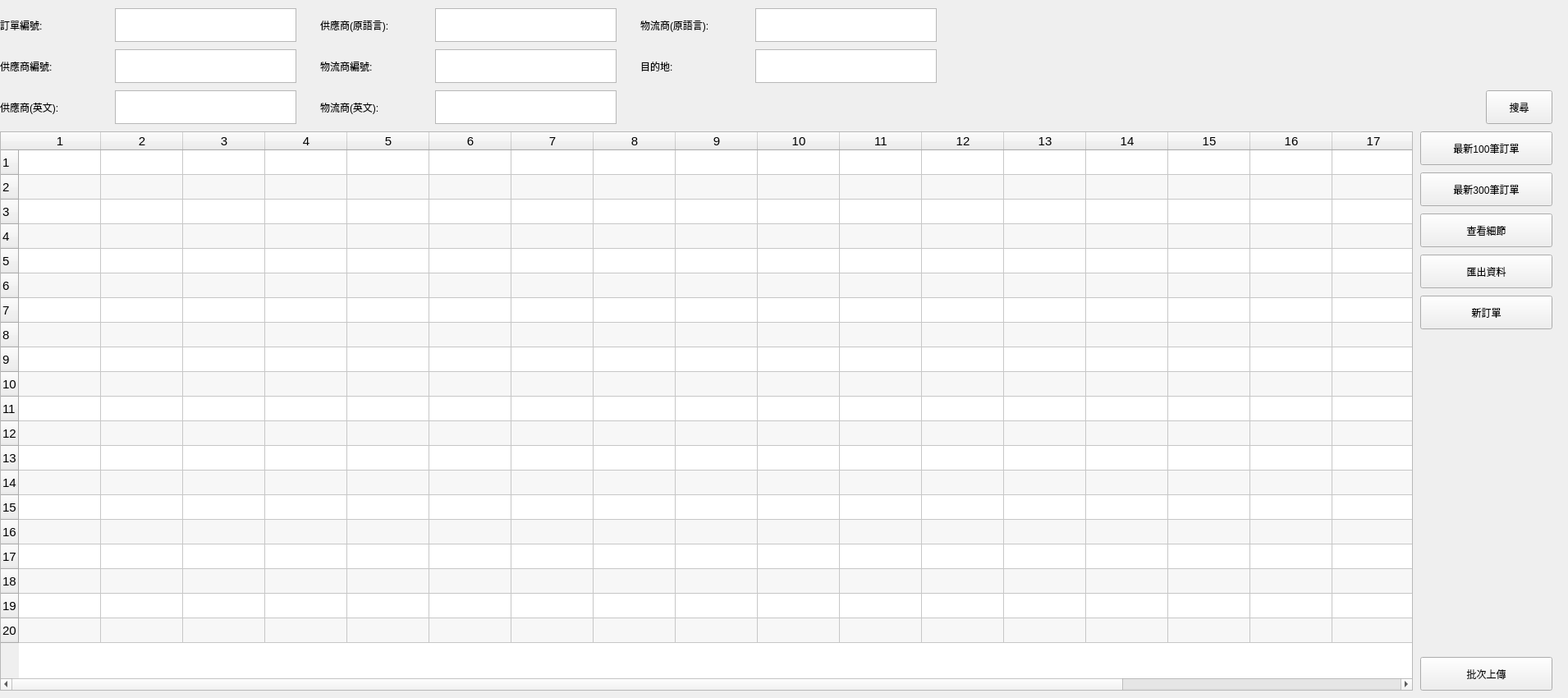
    <widget class="QWidget" name="tab_orderManagement">
     <property name="sizePolicy">
      <sizepolicy hsizetype="Fixed" vsizetype="Fixed">
       <horstretch>0</horstretch>
       <verstretch>0</verstretch>
      </sizepolicy>
     </property>
     <property name="minimumSize">
      <size>
       <width>1910</width>
       <height>850</height>
      </size>
     </property>
     <attribute name="title">
      <string>供應商訂單管理</string>
     </attribute>
     <widget class="QLabel" name="order_label_vendorOL">
      <property name="geometry">
       <rect>
        <x>780</x>
        <y>10</y>
        <width>141</width>
        <height>41</height>
       </rect>
      </property>
      <property name="lineWidth">
       <number>0</number>
      </property>
      <property name="text">
       <string>物流商(原語言):</string>
      </property>
      <property name="textFormat">
       <enum>Qt::PlainText</enum>
      </property>
     </widget>
     <widget class="QLabel" name="order_label_destination">
      <property name="geometry">
       <rect>
        <x>780</x>
        <y>60</y>
        <width>111</width>
        <height>41</height>
       </rect>
      </property>
      <property name="lineWidth">
       <number>0</number>
      </property>
      <property name="text">
       <string>目的地:</string>
      </property>
      <property name="textFormat">
       <enum>Qt::PlainText</enum>
      </property>
     </widget>
     <widget class="QPushButton" name="order_pushButton_search">
      <property name="geometry">
       <rect>
        <x>1810</x>
        <y>110</y>
        <width>81</width>
        <height>41</height>
       </rect>
      </property>
      <property name="text">
       <string>搜尋</string>
      </property>
     </widget>
     <widget class="QLabel" name="order_label_suppierEN">
      <property name="geometry">
       <rect>
        <x>0</x>
        <y>110</y>
        <width>131</width>
        <height>41</height>
       </rect>
      </property>
      <property name="lineWidth">
       <number>0</number>
      </property>
      <property name="text">
       <string>供應商(英文):</string>
      </property>
      <property name="textFormat">
       <enum>Qt::PlainText</enum>
      </property>
     </widget>
     <widget class="QLabel" name="order_label_supplierOL">
      <property name="geometry">
       <rect>
        <x>390</x>
        <y>10</y>
        <width>141</width>
        <height>41</height>
       </rect>
      </property>
      <property name="lineWidth">
       <number>0</number>
      </property>
      <property name="text">
       <string>供應商(原語言):</string>
      </property>
      <property name="textFormat">
       <enum>Qt::PlainText</enum>
      </property>
     </widget>
     <widget class="QLabel" name="order_label_vendorID">
      <property name="geometry">
       <rect>
        <x>390</x>
        <y>60</y>
        <width>121</width>
        <height>41</height>
       </rect>
      </property>
      <property name="lineWidth">
       <number>0</number>
      </property>
      <property name="text">
       <string>物流商編號:</string>
      </property>
      <property name="textFormat">
       <enum>Qt::PlainText</enum>
      </property>
     </widget>
     <widget class="QLabel" name="order_label_supplierID">
      <property name="geometry">
       <rect>
        <x>0</x>
        <y>60</y>
        <width>111</width>
        <height>41</height>
       </rect>
      </property>
      <property name="lineWidth">
       <number>0</number>
      </property>
      <property name="text">
       <string>供應商編號:</string>
      </property>
      <property name="textFormat">
       <enum>Qt::PlainText</enum>
      </property>
     </widget>
     <widget class="QLabel" name="order_label_orderID">
      <property name="geometry">
       <rect>
        <x>0</x>
        <y>10</y>
        <width>111</width>
        <height>41</height>
       </rect>
      </property>
      <property name="lineWidth">
       <number>0</number>
      </property>
      <property name="text">
       <string>訂單編號:</string>
      </property>
      <property name="textFormat">
       <enum>Qt::PlainText</enum>
      </property>
     </widget>
     <widget class="QTableWidget" name="order_tableWidget_display">
      <property name="geometry">
       <rect>
        <x>0</x>
        <y>160</y>
        <width>1721</width>
        <height>681</height>
       </rect>
      </property>
      <property name="font">
       <font>
        <pointsize>11</pointsize>
       </font>
      </property>
      <property name="alternatingRowColors">
       <bool>true</bool>
      </property>
      <property name="selectionBehavior">
       <enum>QAbstractItemView::SelectRows</enum>
      </property>
      <property name="rowCount">
       <number>20</number>
      </property>
      <property name="columnCount">
       <number>20</number>
      </property>
      <attribute name="horizontalHeaderShowSortIndicator" stdset="0">
       <bool>true</bool>
      </attribute>
      <attribute name="verticalHeaderDefaultSectionSize">
       <number>30</number>
      </attribute>
      <attribute name="verticalHeaderMinimumSectionSize">
       <number>30</number>
      </attribute>
      <row/>
      <row/>
      <row/>
      <row/>
      <row/>
      <row/>
      <row/>
      <row/>
      <row/>
      <row/>
      <row/>
      <row/>
      <row/>
      <row/>
      <row/>
      <row/>
      <row/>
      <row/>
      <row/>
      <row/>
      <column/>
      <column/>
      <column/>
      <column/>
      <column/>
      <column/>
      <column/>
      <column/>
      <column/>
      <column/>
      <column/>
      <column/>
      <column/>
      <column/>
      <column/>
      <column/>
      <column/>
      <column/>
      <column/>
      <column/>
     </widget>
     <widget class="QPushButton" name="order_pushButton_last300orders">
      <property name="geometry">
       <rect>
        <x>1730</x>
        <y>210</y>
        <width>161</width>
        <height>41</height>
       </rect>
      </property>
      <property name="text">
       <string>最新300筆訂單</string>
      </property>
     </widget>
     <widget class="QPushButton" name="order_pushButton_last100orders">
      <property name="geometry">
       <rect>
        <x>1730</x>
        <y>160</y>
        <width>161</width>
        <height>41</height>
       </rect>
      </property>
      <property name="text">
       <string>最新100筆訂單</string>
      </property>
     </widget>
     <widget class="QPushButton" name="order_pushButton_batchUpload">
      <property name="geometry">
       <rect>
        <x>1730</x>
        <y>800</y>
        <width>161</width>
        <height>41</height>
       </rect>
      </property>
      <property name="text">
       <string>批次上傳</string>
      </property>
     </widget>
     <widget class="QTextEdit" name="order_textEdit_vendorOL">
      <property name="geometry">
       <rect>
        <x>920</x>
        <y>10</y>
        <width>221</width>
        <height>41</height>
       </rect>
      </property>
     </widget>
     <widget class="QTextEdit" name="order_textEdit_orderID">
      <property name="geometry">
       <rect>
        <x>140</x>
        <y>10</y>
        <width>221</width>
        <height>41</height>
       </rect>
      </property>
     </widget>
     <widget class="QTextEdit" name="order_textEdit_vendorID">
      <property name="geometry">
       <rect>
        <x>530</x>
        <y>60</y>
        <width>221</width>
        <height>41</height>
       </rect>
      </property>
     </widget>
     <widget class="QTextEdit" name="order_textEdit_supplierID">
      <property name="geometry">
       <rect>
        <x>140</x>
        <y>60</y>
        <width>221</width>
        <height>41</height>
       </rect>
      </property>
     </widget>
     <widget class="QTextEdit" name="order_textEdit_supplierOL">
      <property name="geometry">
       <rect>
        <x>530</x>
        <y>10</y>
        <width>221</width>
        <height>41</height>
       </rect>
      </property>
     </widget>
     <widget class="QTextEdit" name="order_textEdit_supplierEN">
      <property name="geometry">
       <rect>
        <x>140</x>
        <y>110</y>
        <width>221</width>
        <height>41</height>
       </rect>
      </property>
     </widget>
     <widget class="QTextEdit" name="order_textEdit_destination">
      <property name="geometry">
       <rect>
        <x>920</x>
        <y>60</y>
        <width>221</width>
        <height>41</height>
       </rect>
      </property>
     </widget>
     <widget class="QPushButton" name="order_pushButton_newOrder">
      <property name="geometry">
       <rect>
        <x>1730</x>
        <y>360</y>
        <width>161</width>
        <height>41</height>
       </rect>
      </property>
      <property name="text">
       <string>新訂單</string>
      </property>
     </widget>
     <widget class="QPushButton" name="order_pushButton_viewDetails">
      <property name="geometry">
       <rect>
        <x>1730</x>
        <y>260</y>
        <width>161</width>
        <height>41</height>
       </rect>
      </property>
      <property name="text">
       <string>查看細節</string>
      </property>
     </widget>
     <widget class="QTextEdit" name="order_textEdit_vendorEN">
      <property name="geometry">
       <rect>
        <x>530</x>
        <y>110</y>
        <width>221</width>
        <height>41</height>
       </rect>
      </property>
     </widget>
     <widget class="QLabel" name="order_label_vendorEN">
      <property name="geometry">
       <rect>
        <x>390</x>
        <y>110</y>
        <width>121</width>
        <height>41</height>
       </rect>
      </property>
      <property name="lineWidth">
       <number>0</number>
      </property>
      <property name="text">
       <string>物流商(英文):</string>
      </property>
      <property name="textFormat">
       <enum>Qt::PlainText</enum>
      </property>
     </widget>
     <widget class="QPushButton" name="order_pushButton_generateCSV">
      <property name="geometry">
       <rect>
        <x>1730</x>
        <y>310</y>
        <width>161</width>
        <height>41</height>
       </rect>
      </property>
      <property name="text">
       <string>匯出資料</string>
      </property>
     </widget>
    </widget>
